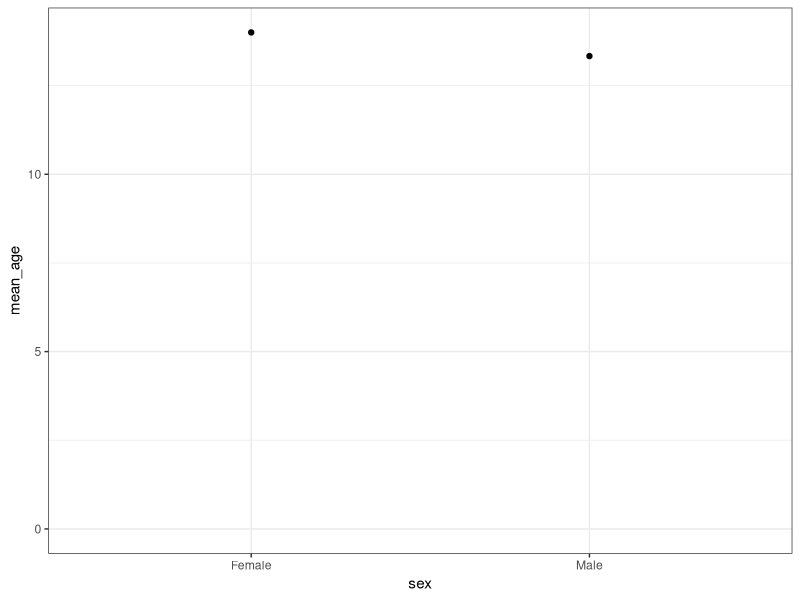

This chart was generated by the following R code:
## ---- chunk 1
knitr::opts_chunk$set(echo = TRUE)
## ---- chunk 2
df <- data.frame(
  name = c("John", "Mary", "Alice", "Peter", "Roger", "Phyllis"),
  age = c(13, 15, 14, 13, 14, 13),
  sex = c("Male", "Female", "Female", "Male", "Male", "Female")
)
head(df);
## ---- chunk 3
library(dplyr);
library(magrittr);
## ---- chunk 4
df %>% head(n=2);
## ---- chunk 5
df %>% head(n=2) %>% nrow;
## ---- chunk 6
df %>% select(name);
## ---- chunk 7
df %>% select(-sex);
## ---- chunk 8
df %>% filter(age == 13);
## ---- chunk 9
df %>% arrange(age);
## ---- chunk 10
df %>% mutate(birth = 2017 - age);
## ---- chunk 11
df %>% summarize(mean_age = mean(age));
## ---- chunk 12
df %>% group_by(sex) %>% summarize(mean_age = mean(age));
## ---- chunk 13
df %>% group_by(age, sex) %>% summarize(occurrence=n());
## ---- chunk 14
library(ggplot2);
df %>%
   group_by(sex) %>%
   summarize(mean_age = mean(age)) %>%
   ggplot(aes(x=sex, y=mean_age)) + geom_point() + ylim(0,NA) + theme_bw();
